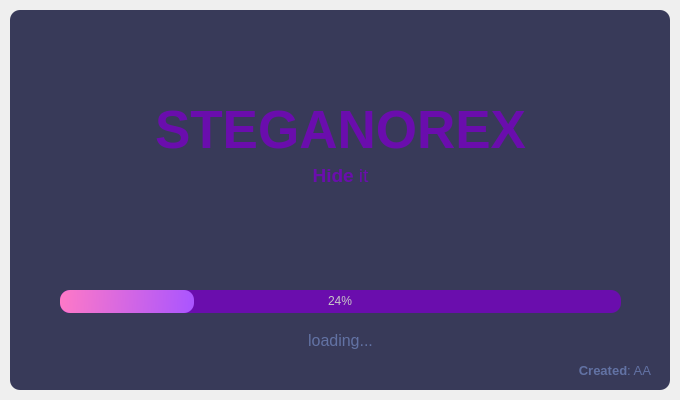
<?xml version="1.0" encoding="UTF-8"?>
<ui version="4.0">
 <class>SplashScreen</class>
 <widget class="QMainWindow" name="SplashScreen">
  <property name="geometry">
   <rect>
    <x>0</x>
    <y>0</y>
    <width>680</width>
    <height>400</height>
   </rect>
  </property>
  <property name="windowTitle">
   <string>STEGANO</string>
  </property>
  <widget class="QWidget" name="centralwidget">
   <layout class="QVBoxLayout" name="verticalLayout">
    <property name="spacing">
     <number>0</number>
    </property>
    <property name="leftMargin">
     <number>10</number>
    </property>
    <property name="topMargin">
     <number>10</number>
    </property>
    <property name="rightMargin">
     <number>10</number>
    </property>
    <property name="bottomMargin">
     <number>10</number>
    </property>
    <item>
     <widget class="QFrame" name="dropShadowFrame">
      <property name="styleSheet">
       <string notr="true">QFrame {	
	background-color: rgb(56, 58, 89);	
	color: rgb(220, 220, 220);
	border-radius: 10px;
}</string>
      </property>
      <property name="frameShape">
       <enum>QFrame::StyledPanel</enum>
      </property>
      <property name="frameShadow">
       <enum>QFrame::Raised</enum>
      </property>
      <widget class="QLabel" name="label_title">
       <property name="geometry">
        <rect>
         <x>0</x>
         <y>90</y>
         <width>661</width>
         <height>61</height>
        </rect>
       </property>
       <property name="font">
        <font>
         <family>Segoe UI</family>
         <pointsize>40</pointsize>
        </font>
       </property>
       <property name="styleSheet">
        <string notr="true">color: rgb(106, 13, 173);</string>
       </property>
       <property name="text">
        <string>&lt;strong&gt;STEGANOREX&lt;/strong&gt;</string>
       </property>
       <property name="alignment">
        <set>Qt::AlignCenter</set>
       </property>
      </widget>
      <widget class="QLabel" name="label_description">
       <property name="geometry">
        <rect>
         <x>0</x>
         <y>150</y>
         <width>661</width>
         <height>31</height>
        </rect>
       </property>
       <property name="font">
        <font>
         <family>Segoe UI</family>
         <pointsize>14</pointsize>
        </font>
       </property>
       <property name="styleSheet">
        <string notr="true">color: rgb(106, 13, 173);</string>
       </property>
       <property name="text">
        <string>&lt;strong&gt;Hide&lt;/strong&gt; it</string>
       </property>
       <property name="alignment">
        <set>Qt::AlignCenter</set>
       </property>
      </widget>
      <widget class="QProgressBar" name="progressBar">
       <property name="geometry">
        <rect>
         <x>50</x>
         <y>280</y>
         <width>561</width>
         <height>23</height>
        </rect>
       </property>
       <property name="styleSheet">
        <string notr="true">QProgressBar {
	
	background-color: rgb(106, 13, 173);
	color: rgb(200, 200, 200);
	border-style: none;
	border-radius: 10px;
	text-align: center;
}
QProgressBar::chunk{
	border-radius: 10px;
	background-color: qlineargradient(spread:pad, x1:0, y1:0.511364, x2:1, y2:0.523, stop:0 rgba(254, 121, 199, 255), stop:1 rgba(170, 85, 255, 255));
}</string>
       </property>
       <property name="value">
        <number>24</number>
       </property>
      </widget>
      <widget class="QLabel" name="label_loading">
       <property name="geometry">
        <rect>
         <x>0</x>
         <y>320</y>
         <width>661</width>
         <height>21</height>
        </rect>
       </property>
       <property name="font">
        <font>
         <family>Segoe UI</family>
         <pointsize>12</pointsize>
        </font>
       </property>
       <property name="styleSheet">
        <string notr="true">color: rgb(98, 114, 164);</string>
       </property>
       <property name="text">
        <string>loading...</string>
       </property>
       <property name="alignment">
        <set>Qt::AlignCenter</set>
       </property>
      </widget>
      <widget class="QLabel" name="label_credits">
       <property name="geometry">
        <rect>
         <x>20</x>
         <y>350</y>
         <width>621</width>
         <height>21</height>
        </rect>
       </property>
       <property name="font">
        <font>
         <family>Segoe UI</family>
         <pointsize>10</pointsize>
        </font>
       </property>
       <property name="styleSheet">
        <string notr="true">color: rgb(98, 114, 164);</string>
       </property>
       <property name="text">
        <string>&lt;strong&gt;Created&lt;/strong&gt;: AA</string>
       </property>
       <property name="alignment">
        <set>Qt::AlignRight|Qt::AlignTrailing|Qt::AlignVCenter</set>
       </property>
      </widget>
     </widget>
    </item>
   </layout>
  </widget>
 </widget>
 <resources/>
 <connections/>
</ui>
